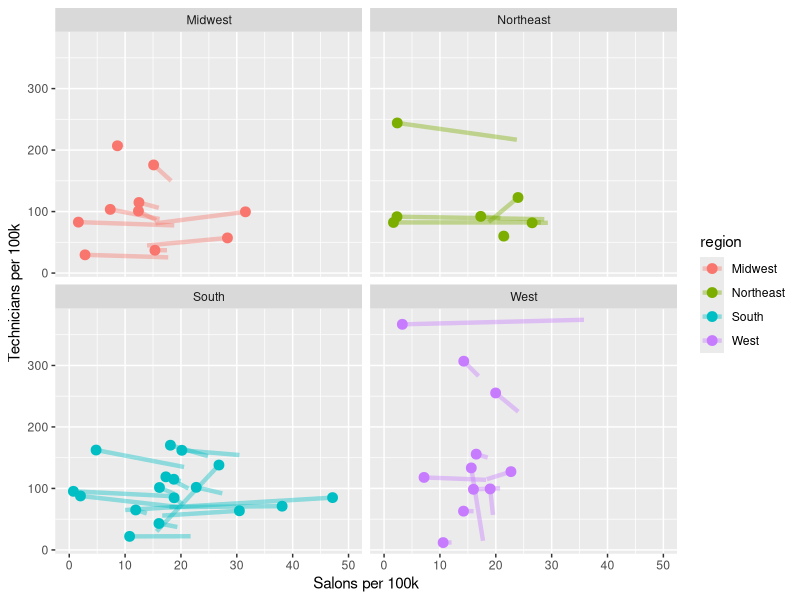

Generate this figure with R:
# load packages & import data
library(tidyverse)
tidy_nails <- read_csv("./datasets/tidy_nails.csv")

# manicure...
tidy_nails <- tidy_nails %>% 
  mutate(
    salons = 100000 * salons / population,
    technicians = 100000 * technicians / population
  ) %>% 
  select(-population) %>%
  arrange(state)

# layer...
nail_art <- tidy_nails %>%
  ggplot(aes(
    x = salons, 
    y = technicians, 
    group = state, 
    colour = region)) +
  geom_line(
    alpha = .4, 
    lwd = 1.5) +
  geom_point(
    data = tidy_nails %>% 
      filter(year == 2017), 
    size = 3) +
  xlim(0,50) + 
  xlab("Salons per 100k") + 
  ylab("Technicians per 100k") + 
  facet_wrap(~ region)

# stamp...
plot(nail_art)
